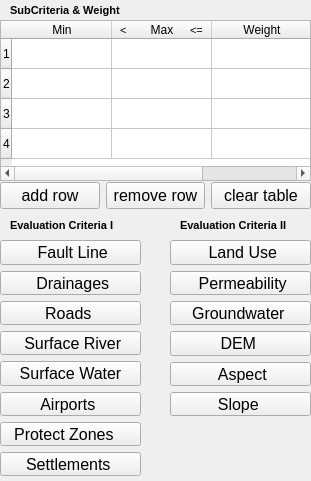
   <widget class="QWidget" name="Reclassify">
    <property name="geometry">
     <rect>
      <x>0</x>
      <y>0</y>
      <width>311</width>
      <height>481</height>
     </rect>
    </property>
    <attribute name="label">
     <string>RECLASSIFICATION</string>
    </attribute>
    <widget class="QTableWidget" name="tableWidget">
     <property name="geometry">
      <rect>
       <x>0</x>
       <y>20</y>
       <width>311</width>
       <height>161</height>
      </rect>
     </property>
     <property name="rowCount">
      <number>4</number>
     </property>
     <row>
      <property name="text">
       <string>1</string>
      </property>
     </row>
     <row>
      <property name="text">
       <string>2</string>
      </property>
     </row>
     <row>
      <property name="text">
       <string>3</string>
      </property>
     </row>
     <row>
      <property name="text">
       <string>4</string>
      </property>
     </row>
     <column>
      <property name="text">
       <string>Min</string>
      </property>
     </column>
     <column>
      <property name="text">
       <string>Max</string>
      </property>
     </column>
     <column>
      <property name="text">
       <string>Weight</string>
      </property>
     </column>
    </widget>
    <widget class="QWidget" name="horizontalLayoutWidget">
     <property name="geometry">
      <rect>
       <x>0</x>
       <y>180</y>
       <width>311</width>
       <height>31</height>
      </rect>
     </property>
     <layout class="QHBoxLayout" name="horizontalLayout">
      <item>
       <widget class="QPushButton" name="pushButton">
        <property name="font">
         <font>
          <family>System</family>
          <pointsize>12</pointsize>
          <underline>false</underline>
          <strikeout>false</strikeout>
          <kerning>true</kerning>
         </font>
        </property>
        <property name="text">
         <string>add row</string>
        </property>
        <property name="default">
         <bool>false</bool>
        </property>
        <property name="flat">
         <bool>false</bool>
        </property>
       </widget>
      </item>
      <item>
       <widget class="QPushButton" name="pushButton_2">
        <property name="font">
         <font>
          <family>System</family>
          <pointsize>12</pointsize>
          <underline>false</underline>
          <strikeout>false</strikeout>
          <kerning>true</kerning>
         </font>
        </property>
        <property name="text">
         <string>remove row</string>
        </property>
       </widget>
      </item>
      <item>
       <widget class="QPushButton" name="Refresh_Table">
        <property name="font">
         <font>
          <family>System</family>
          <pointsize>12</pointsize>
          <underline>false</underline>
          <strikeout>false</strikeout>
          <kerning>true</kerning>
         </font>
        </property>
        <property name="text">
         <string>clear table</string>
        </property>
       </widget>
      </item>
     </layout>
    </widget>
    <widget class="QWidget" name="gridLayoutWidget">
     <property name="geometry">
      <rect>
       <x>0</x>
       <y>240</y>
       <width>141</width>
       <height>236</height>
      </rect>
     </property>
     <layout class="QGridLayout" name="gridLayout">
      <item row="1" column="0">
       <widget class="QPushButton" name="Reclassify_pushButton_2">
        <property name="font">
         <font>
          <family>System</family>
          <pointsize>12</pointsize>
          <underline>false</underline>
          <strikeout>false</strikeout>
          <kerning>true</kerning>
         </font>
        </property>
        <property name="text">
         <string> Drainages</string>
        </property>
        <property name="checkable">
         <bool>true</bool>
        </property>
        <property name="checked">
         <bool>false</bool>
        </property>
       </widget>
      </item>
      <item row="0" column="0">
       <widget class="QPushButton" name="Reclassify_pushButton">
        <property name="font">
         <font>
          <family>System</family>
          <pointsize>12</pointsize>
          <underline>false</underline>
          <strikeout>false</strikeout>
          <kerning>true</kerning>
         </font>
        </property>
        <property name="text">
         <string> Fault Line</string>
        </property>
        <property name="checkable">
         <bool>true</bool>
        </property>
        <property name="checked">
         <bool>false</bool>
        </property>
       </widget>
      </item>
      <item row="2" column="0">
       <widget class="QPushButton" name="Reclassify_pushButton_4">
        <property name="font">
         <font>
          <family>System</family>
          <pointsize>12</pointsize>
          <underline>false</underline>
          <strikeout>false</strikeout>
          <kerning>true</kerning>
         </font>
        </property>
        <property name="layoutDirection">
         <enum>Qt::LeftToRight</enum>
        </property>
        <property name="text">
         <string> Roads  </string>
        </property>
        <property name="checkable">
         <bool>true</bool>
        </property>
       </widget>
      </item>
      <item row="5" column="0">
       <widget class="QPushButton" name="Reclassify_pushButton_5">
        <property name="font">
         <font>
          <family>System</family>
          <pointsize>12</pointsize>
          <underline>false</underline>
          <strikeout>false</strikeout>
          <kerning>true</kerning>
         </font>
        </property>
        <property name="text">
         <string> Airports  </string>
        </property>
        <property name="checkable">
         <bool>true</bool>
        </property>
       </widget>
      </item>
      <item row="7" column="0">
       <widget class="QPushButton" name="Reclassify_pushButton_8">
        <property name="font">
         <font>
          <family>System</family>
          <pointsize>12</pointsize>
          <underline>false</underline>
          <strikeout>false</strikeout>
          <kerning>true</kerning>
         </font>
        </property>
        <property name="text">
         <string> Settlements  </string>
        </property>
        <property name="checkable">
         <bool>true</bool>
        </property>
       </widget>
      </item>
      <item row="3" column="0">
       <widget class="QPushButton" name="Reclassify_pushButton_3">
        <property name="font">
         <font>
          <family>System</family>
          <pointsize>12</pointsize>
          <underline>false</underline>
          <strikeout>false</strikeout>
          <kerning>true</kerning>
         </font>
        </property>
        <property name="text">
         <string> Surface River</string>
        </property>
        <property name="checkable">
         <bool>true</bool>
        </property>
       </widget>
      </item>
      <item row="4" column="0">
       <widget class="QPushButton" name="Reclassify_pushButton_7">
        <property name="font">
         <font>
          <family>System</family>
          <pointsize>12</pointsize>
          <underline>false</underline>
          <strikeout>false</strikeout>
          <kerning>true</kerning>
         </font>
        </property>
        <property name="text">
         <string>Surface Water</string>
        </property>
        <property name="checkable">
         <bool>true</bool>
        </property>
       </widget>
      </item>
      <item row="6" column="0">
       <widget class="QPushButton" name="Reclassify_pushButton_6">
        <property name="font">
         <font>
          <family>System</family>
          <pointsize>12</pointsize>
          <underline>false</underline>
          <strikeout>false</strikeout>
          <kerning>true</kerning>
         </font>
        </property>
        <property name="text">
         <string> Protect Zones    </string>
        </property>
        <property name="checkable">
         <bool>true</bool>
        </property>
       </widget>
      </item>
     </layout>
    </widget>
    <widget class="QWidget" name="gridLayoutWidget_2">
     <property name="geometry">
      <rect>
       <x>170</x>
       <y>240</y>
       <width>141</width>
       <height>176</height>
      </rect>
     </property>
     <layout class="QGridLayout" name="gridLayout_2">
      <item row="4" column="0">
       <widget class="QPushButton" name="Reclassify_pushButton_12">
        <property name="font">
         <font>
          <family>System</family>
          <pointsize>12</pointsize>
          <underline>false</underline>
          <strikeout>false</strikeout>
          <kerning>true</kerning>
         </font>
        </property>
        <property name="text">
         <string> Aspect</string>
        </property>
        <property name="checkable">
         <bool>true</bool>
        </property>
       </widget>
      </item>
      <item row="1" column="0">
       <widget class="QPushButton" name="Reclassify_pushButton_10">
        <property name="font">
         <font>
          <family>System</family>
          <pointsize>12</pointsize>
          <underline>false</underline>
          <strikeout>false</strikeout>
          <kerning>true</kerning>
         </font>
        </property>
        <property name="text">
         <string> Permeability</string>
        </property>
        <property name="checkable">
         <bool>true</bool>
        </property>
       </widget>
      </item>
      <item row="0" column="0">
       <widget class="QPushButton" name="Reclassify_pushButton_9">
        <property name="font">
         <font>
          <family>System</family>
          <pointsize>12</pointsize>
          <underline>false</underline>
          <strikeout>false</strikeout>
          <kerning>true</kerning>
         </font>
        </property>
        <property name="text">
         <string> Land Use</string>
        </property>
        <property name="checkable">
         <bool>true</bool>
        </property>
       </widget>
      </item>
      <item row="3" column="0">
       <widget class="QPushButton" name="Reclassify_pushButton_13">
        <property name="font">
         <font>
          <family>System</family>
          <pointsize>12</pointsize>
          <underline>false</underline>
          <strikeout>false</strikeout>
          <kerning>true</kerning>
         </font>
        </property>
        <property name="text">
         <string> DEM  </string>
        </property>
        <property name="checkable">
         <bool>true</bool>
        </property>
       </widget>
      </item>
      <item row="5" column="0">
       <widget class="QPushButton" name="Reclassify_pushButton_11">
        <property name="font">
         <font>
          <family>System</family>
          <pointsize>12</pointsize>
          <underline>false</underline>
          <strikeout>false</strikeout>
          <kerning>true</kerning>
         </font>
        </property>
        <property name="text">
         <string> Slope  </string>
        </property>
        <property name="checkable">
         <bool>true</bool>
        </property>
       </widget>
      </item>
      <item row="2" column="0">
       <widget class="QPushButton" name="Reclassify_pushButton_14">
        <property name="font">
         <font>
          <family>System</family>
          <pointsize>12</pointsize>
          <underline>false</underline>
          <strikeout>false</strikeout>
          <kerning>true</kerning>
         </font>
        </property>
        <property name="text">
         <string>Groundwater </string>
        </property>
        <property name="checkable">
         <bool>true</bool>
        </property>
       </widget>
      </item>
     </layout>
    </widget>
    <widget class="QLabel" name="label_104">
     <property name="geometry">
      <rect>
       <x>10</x>
       <y>210</y>
       <width>121</width>
       <height>30</height>
      </rect>
     </property>
     <property name="font">
      <font>
       <family>MS Shell Dlg 2</family>
       <pointsize>8</pointsize>
       <weight>75</weight>
       <bold>true</bold>
      </font>
     </property>
     <property name="text">
      <string>Evaluation Criteria I</string>
     </property>
    </widget>
    <widget class="QLabel" name="label_105">
     <property name="geometry">
      <rect>
       <x>180</x>
       <y>210</y>
       <width>121</width>
       <height>30</height>
      </rect>
     </property>
     <property name="font">
      <font>
       <family>MS Shell Dlg 2</family>
       <pointsize>8</pointsize>
       <weight>75</weight>
       <bold>true</bold>
      </font>
     </property>
     <property name="text">
      <string>Evaluation Criteria II</string>
     </property>
    </widget>
    <widget class="QLabel" name="label">
     <property name="geometry">
      <rect>
       <x>120</x>
       <y>10</y>
       <width>21</width>
       <height>41</height>
      </rect>
     </property>
     <property name="font">
      <font>
       <pointsize>8</pointsize>
       <weight>50</weight>
       <bold>false</bold>
      </font>
     </property>
     <property name="text">
      <string>&lt;</string>
     </property>
    </widget>
    <widget class="QLabel" name="label_2">
     <property name="geometry">
      <rect>
       <x>190</x>
       <y>10</y>
       <width>21</width>
       <height>41</height>
      </rect>
     </property>
     <property name="font">
      <font>
       <pointsize>8</pointsize>
       <weight>50</weight>
       <bold>false</bold>
      </font>
     </property>
     <property name="text">
      <string>&lt;=</string>
     </property>
    </widget>
    <widget class="QLabel" name="label_4">
     <property name="geometry">
      <rect>
       <x>10</x>
       <y>0</y>
       <width>141</width>
       <height>21</height>
      </rect>
     </property>
     <property name="font">
      <font>
       <pointsize>8</pointsize>
       <weight>75</weight>
       <bold>true</bold>
      </font>
     </property>
     <property name="text">
      <string>SubCriteria &amp; Weight</string>
     </property>
    </widget>
   </widget>
